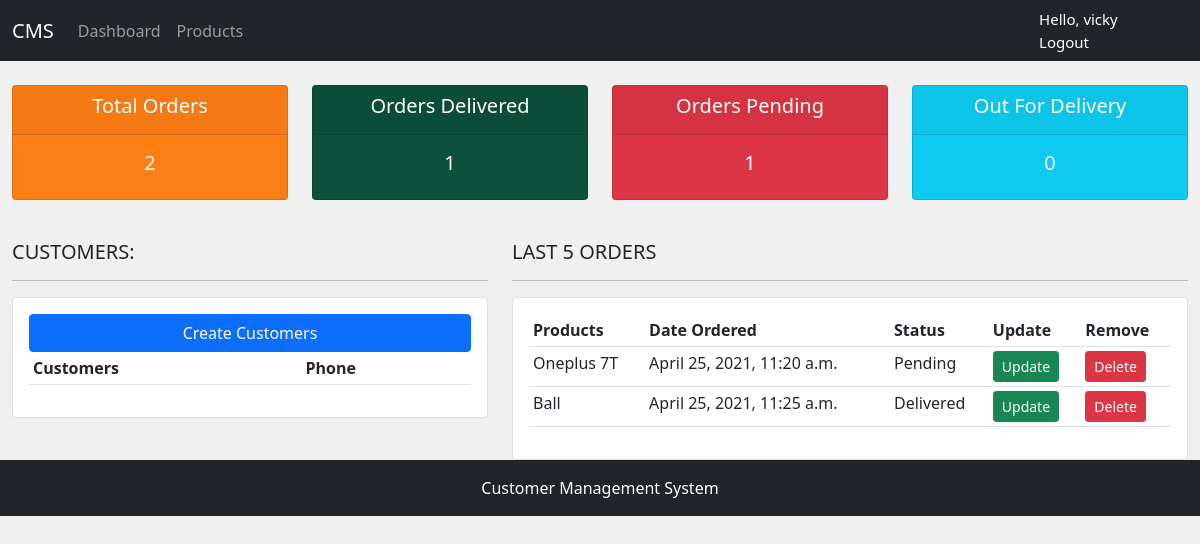
Page / (signed in) on the earlier database version.
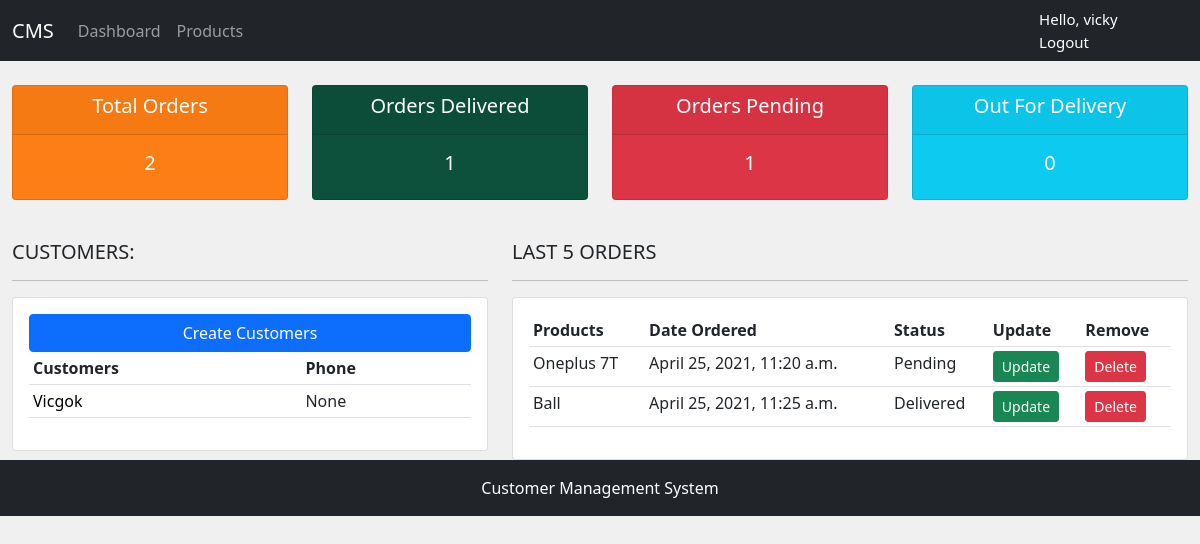
Same page on the later database version.
### accounts/models.py (models this page shows, shortened)
class Order(models.Model):
    STATUS = (
        ('Pending','Pending'),
        ('Out for delivery','Out for delivery'),
        ('Delivered','Delivered'),
    )
    customer = models.ForeignKey(Customer, null=True, on_delete=SET_NULL)
    product = models.ForeignKey(Product, null=True,on_delete=SET_NULL)
    date_created= models.DateTimeField(auto_now_add=True,null=True)
    status = models.CharField(max_length=200, null=True, choices=STATUS)
    class Meta:
        verbose_name_plural = 'Orders'

class Product(models.Model):
    CATEGORY = (
        ('Indoor', 'Indoor'),
        ('Out door','Out door'),
        )
    name = models.CharField(max_length=200, null=True)
    price = models.CharField(max_length=200,null=True)
    category = models.CharField(max_length=200,null=True,choices=CATEGORY)
    description = models.CharField(max_length=200,null=True, blank=True)
    date_created= models.DateTimeField(auto_now_add=True,null=True)
    tags = models.ManyToManyField(Tag)
    def __str__(self):
        return self.name
    class Meta:
        verbose_name_plural = 'Products'

class Customer(models.Model):
    user = models.OneToOneField(User, null=True, blank=True,on_delete=models.CASCADE)
    name = models.CharField(max_length=200, null=True)
    phone = models.CharField(max_length=200,blank=True, null=True)
    email = models.CharField(max_length=200, null=True)
    profile_pic = models.ImageField(null=True, blank=True)
    date_created = models.DateTimeField(auto_now_add=True, null=True)
    class Meta:
        verbose_name_plural = 'Customers'

### accounts/decorators.py (the view)
    def wrapper_func(request,*args,**kwargs):
        group = None
        if request.user.groups.exists():
            group = request.user.groups.all()[0].name
        if group == 'customer':
            return redirect('/user/')
        if group == 'admin':
            return view_func(request,*args,**kwargs)

### accounts/views.py (called while the page is built)
@login_required(login_url='accounts:login')
@admin_only
def home(request):
    customer = Customer.objects.all()
    orders = Order.objects.all()
    total_orders = orders.count()
    delivered = orders.filter(status='Delivered').count()
    pending  = orders.filter(status='Pending').count()
    out_for_delivery = orders.filter(status='Out for delivery').count()
    context = {
        'customer': customer,
        'orders': orders,
        'total_orders': total_orders,
        'delivered':delivered,
        'pending':pending,
        'out_for_delivery':out_for_delivery
    }
    return render(request,'accounts/dashboard.html',context)

### accounts/templates/accounts/dashboard.html
{% extends 'accounts/base.html' %}
{% load static %}
{% block content %}
    {% include 'accounts/status.html' %}
    <br>
        <div class="row">
            <div class="col-md-5">
                <h5>CUSTOMERS:</h5>
                <hr>
                <div class="card">
                    <div class="card-body">
                        <a type="button" class="btn btn-primary d-grid gap-2">Create Customers</a>
                        <table class="table table-sm">
                            <tr>
                                <th>Customers</th>
                                <th>Phone</th>
                            </tr>
                            {% for customer in customer %}
                                <tr>
                                    <td><a style="text-decoration: none; color: black;"
                                        href="{% url 'accounts:customers'  customer.id %}">{{ customer.name }}</a> </td>
                                    <td> {{ customer.phone }} </td>
                                </tr>
                            {% endfor %}
                        </table>
                    </div>
                </div>
            </div>
            <div class="col-md-7">
                <h5>LAST 5 ORDERS</h5>
                <hr>
                <div class="card">
                    <div class="card-body">
                        <div class="table-responsive">
                            <table class="table table-sm">
                                <tr>
                                    <th>Products</th>
                                    <th>Date Ordered</th>
                                    <th>Status</th>
                                    <th>Update</th>
                                    <th>Remove</th>
                                </tr>
                                {% for order in orders|slice:":5" %}
                                <tr>
                                    <td> {{ order.product }} </td>
                                    <td> {{ order.date_created }} </td>
                                    <td> {{ order.status }} </td>
                                    <td> <a href="{% url 'accounts:update_order' order.id  %}" class='btn btn-success btn-sm' >Update</a> </td>
                                    <td> <a href="{% url 'accounts:delete_order' order.id  %}" class='btn btn-danger btn-sm' >Delete</a> </td>
                                </tr>
                                {% endfor %}
                            </table>
                        </div>
                    </div>
                </div>
            </div>
        </div>
{% endblock %}

Differences in the rows shown:
added Customer: name "Vicgok", phone "None"
